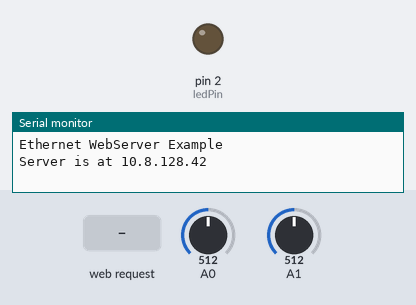
This sketch was run on a simulated Arduino Uno, built with avr-gcc and run on an emulated ATmega328P. Parts: output pins drawn as LEDs (lit = HIGH), the last lines printed to the serial monitor. Dashed ring = blinking. The inputs (shaded band) are chosen by the test bench; at power-on: A0 = 512, A1 = 512. WiFi joins after 1.5 s; servers stay silent unless stated.

Above: at 1.2 s.
1.3 s: HTTP request GET /B received
At 1.9 s:
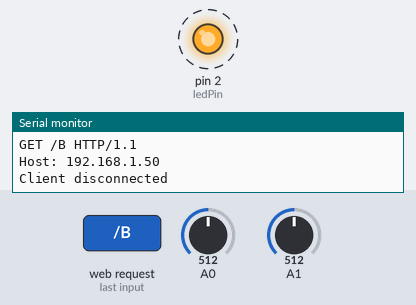
4.3 s: HTTP request GET /H received
At 5.5 s:
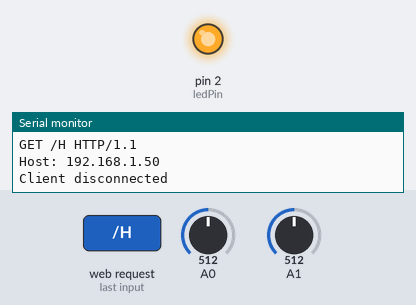
6.0 s: HTTP request GET /L received
At 7.3 s:
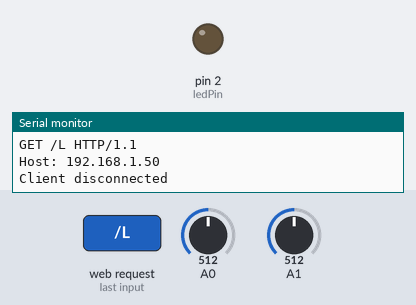
Timing chart, 0 to 9.0 s (numbered marks = the images above; inputs shaded):
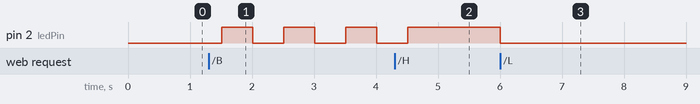

The sketch:

WebServer.ino
```cpp
#include <SPI.h>
#include <Ethernet.h>

float izracunTemp(int vrednost) {
  float rezultat;
  rezultat = (vrednost / 1023.0 * 5000.0 - 400.0) / 19.53;
  return rezultat;
}

// Enter a MAC address and IP address for your controller below.
// The IP address will be dependent on your local network:
byte mac[] = {0xDE, 0xAD, 0xBE, 0xEF, 0xFE, 0x28};
IPAddress ip(10, 8, 128, 42);

// Initialize the Ethernet server library with the IP address and port you want to use
EthernetServer server(80);

// LED pin
const int ledPin = 2;
bool blinkLED = false;

void setup() {
  pinMode(ledPin, OUTPUT);
  digitalWrite(ledPin, LOW); // Ensure LED is off initially

  // Start serial communication
  Serial.begin(9600);
  while (!Serial) {
    ; // Wait for serial port to connect. Needed for native USB port only
  }
  Serial.println("Ethernet WebServer Example");

  // Start the Ethernet connection and the server
  Ethernet.begin(mac, ip);

  // Check for Ethernet hardware present
  if (Ethernet.hardwareStatus() == EthernetNoHardware) {
    Serial.println("Ethernet shield was not found. Sorry, can't run without hardware. :(");
    while (true) {
      delay(1); // Do nothing, no point running without Ethernet hardware
    }
  }
  if (Ethernet.linkStatus() == LinkOFF) {
    Serial.println("Ethernet cable is not connected.");
  }

  // Start the server
  server.begin();
  Serial.print("Server is at ");
  Serial.println(Ethernet.localIP());
}

void loop() {
  // Listen for incoming clients
  EthernetClient client = server.available();
  if (client) {
    Serial.println("New client");
    String currentLine = ""; // Make a String to hold incoming data from the client

    while (client.connected()) {
      if (client.available()) {
        char c = client.read();
        Serial.write(c);

        if (c == '\n') {
          // If the current line is blank, you got two newline characters in a row.
          // That's the end of the client HTTP request, so send a response.
          if (currentLine.length() == 0) {
            // HTTP headers always start with a response code (e.g. HTTP/1.1 200 OK)
            client.println("HTTP/1.1 200 OK");
            client.println("Content-Type: text/html");
            client.println("Connection: close"); // The connection will be closed after completion of the response
            client.println("Refresh: 15"); // Refresh the page automatically every 15 seconds
            client.println();
            client.println("<!DOCTYPE HTML>");
            client.println("<html>");
            client.println("<head>");
            client.println("<style>");
            client.println("body { font-family: Arial, sans-serif; background-color: #f0f0f0; }");
            client.println("h1 { background-color: DodgerBlue; color: white; padding: 10px; }");
            client.println("button { padding: 10px 20px; margin: 5px; font-size: 16px; border-radius: 12px; }");
            client.println("</style>");
            client.println("</head>");
            client.println("<body>");
            client.println("<h1>MOJ DOMACI STREZNIK</h1>");

            // Output the value of each analog input pin
            int sensorValue = analogRead(A1);
            float temperatura = izracunTemp(sensorValue);
            client.println("<p>Temperatura je: ");
            client.println(temperatura);
            client.println("</p>");
            delay(200); // Delay in between reads for stability
            int svetlost = analogRead(A0);
            client.println("<p>Svetlost je: ");
            client.println(svetlost);
            client.println("</p>");

            // Add buttons for LED control
            client.println("<br><br>");
            client.println("<button onclick=\"location.href='H'\">Vklopi LED</button>");
            client.println("<button onclick=\"location.href='L'\">Izklopi LED</button>");
            client.println("<button onclick=\"location.href='B'\">Utripanje LED</button>");

            client.println("</body>");
            client.println("</html>");
            break;
          }
          else {
            currentLine = "";
          }
        }
        else if (c != '\r') {
          currentLine += c; // Add character to currentLine

          // Check for the LED control commands
          if (currentLine.endsWith("GET /H")) {
            controlLED(HIGH);
            blinkLED = false;
          } else if (currentLine.endsWith("GET /L")) {
            controlLED(LOW);
            blinkLED = false;
          } else if (currentLine.endsWith("GET /B")) {
            blinkLED = true;
          }
        }
      }
    }
    // Give the web browser time to receive the data
    delay(1);
    // Close the connection
    client.stop();
    Serial.println("Client disconnected");
  }

  // Blink LED if blink mode is enabled
  if (blinkLED) {
    digitalWrite(ledPin, HIGH);
    delay(500);
    digitalWrite(ledPin, LOW);
    delay(500);
  }
}

void controlLED(int state) {
  digitalWrite(ledPin, state);
}
```

Measured:
- after the input at 1.3 s, pin 2 (ledPin): alternates HIGH for 0.50 s and LOW for 0.50 s, starting after 0.21 s
- after the input at 4.3 s, pin 2 (ledPin): goes on until 4.5 s, then stays HIGH
- after the input at 6.0 s, pin 2 (ledPin): HIGH → LOW at once
